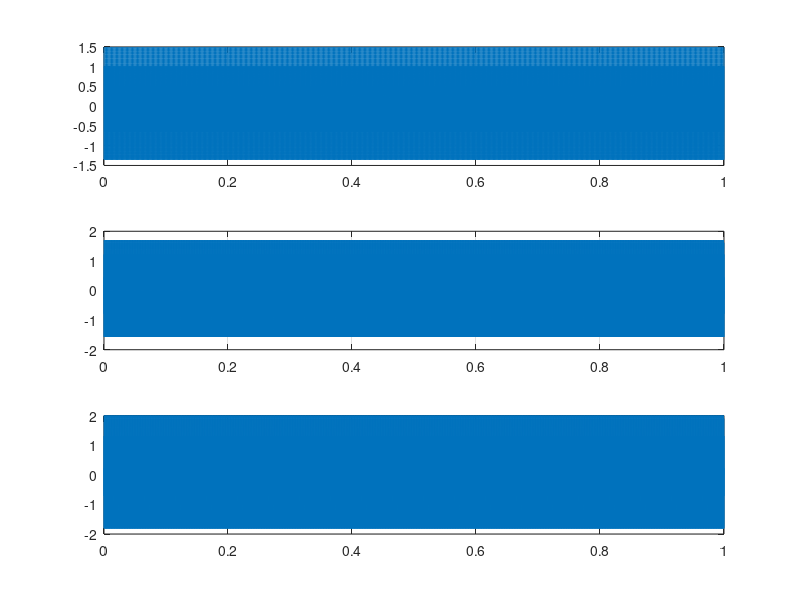
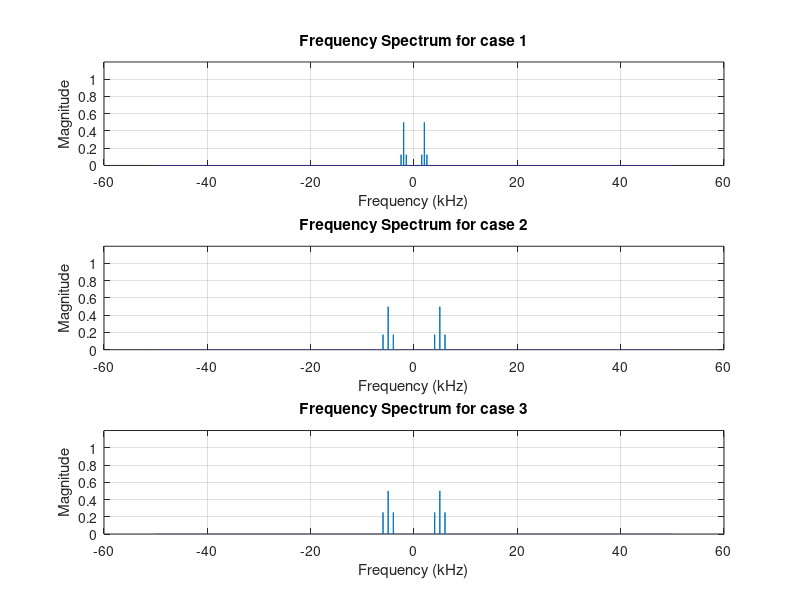

These charts were generated, in order, by the following MATLAB code: (Note: this script raises an error after producing the figures.)
Fs = 100000; %sampling frequency
t = 0:1/Fs:1-1/Fs;
ac = 1;
fc=2000;ka=0.5;fm=500;
%carrier signal
ct = ac*cos(2*pi*fc*t);     

%message signal
mt=cos(2*pi*fm*t);

xam1=ac*(1+ka.*mt).*cos(2*pi*fc*t);
figure();
subplot(3,1,1);
plot(t,xam1);
grid on;

fc=5000;ka=0.7;fm=1000;
%carrier signal
ct = ac*cos(2*pi*fc*t);     

%message signal
mt=cos(2*pi*fm*t);

xam2=ac*(1+ka.*mt).*cos(2*pi*fc*t);

subplot(3,1,2);
plot(t,xam2);
grid on;
fc=5000;ka=1;fm=1000;
%carrier signal
ct = ac*cos(2*pi*fc*t);     

%message signal
mt=cos(2*pi*fm*t);

xam3=ac*(1+ka.*mt).*cos(2*pi*fc*t);

subplot(3,1,3);
plot(t,xam3);
grid on;

figure();
ff1 = fftshift(fft(xam1));
f = -Fs/2:1:Fs/2-1;
subplot(3,1,1);
plot(f/1000,abs(ff1)/Fs);
ylim([0,1.2]);
title('Frequency Spectrum for case 1')
xlabel('Frequency (kHz)')
ylabel('Magnitude')
grid on

ff2 = fftshift(fft(xam2));
f = -Fs/2:1:Fs/2-1;
subplot(3,1,2);
plot(f/1000,abs(ff2)/Fs);
ylim([0,1.2]);
title('Frequency Spectrum for case 2')
xlabel('Frequency (kHz)')
ylabel('Magnitude')
grid on

ff3 = fftshift(fft(xam3));
f = -Fs/2:1:Fs/2-1;
subplot(3,1,3);
plot(f/1000,abs(ff3)/Fs);
ylim([0,1.2]);
title('Frequency Spectrum for case 3')
xlabel('Frequency (kHz)')
ylabel('Magnitude')
grid on

s1=2*xam1.*xam1;

Fpass = 1000;
Fstop = 1050;
Ap = 1;
Ast = 50;
Fs = 100e3; 

d = designfilt('lowpassfir','PassbandFrequency',Fpass,...
  'StopbandFrequency',Fstop,'PassbandRipple',Ap,...
  'StopbandAttenuation',Ast,'SampleRate',Fs);

dm1 = filter(d,s1); % apply filter to your data
dm1new=sqrt(dm1)-1;
figure(7);

subplot(3,1,1);
plot(t,dm1new);

title('Demodulated Message Signal Case 1');

%xam2
s2=2*xam2.*xam2;

Fpass = 2000;
Fstop = 2050;
Ap = 1;
Ast = 50;
Fs = 100e3; 

d = designfilt('lowpassfir','PassbandFrequency',Fpass,...
  'StopbandFrequency',Fstop,'PassbandRipple',Ap,...
  'StopbandAttenuation',Ast,'SampleRate',Fs);

dm2 = filter(d,s2); % apply filter to your data
dm2new=sqrt(dm2)-1;
figure(7);

subplot(3,1,2);
plot(t,dm2new);

title('Demodulated Message Signal Case 2');

%case3
s3=2*xam3.*xam3;

Fpass = 2000;
Fstop = 2050;
Ap = 1;
Ast = 50;
Fs = 100e3; 

d = designfilt('lowpassfir','PassbandFrequency',Fpass,...
  'StopbandFrequency',Fstop,'PassbandRipple',Ap,...
  'StopbandAttenuation',Ast,'SampleRate',Fs);

dm3 = filter(d,s3); % apply filter to your data
dm3new=sqrt(dm3)-1;
figure(7);

subplot(3,1,3);
plot(t,dm3new);

title('Demodulated Message Signal Case 3');

